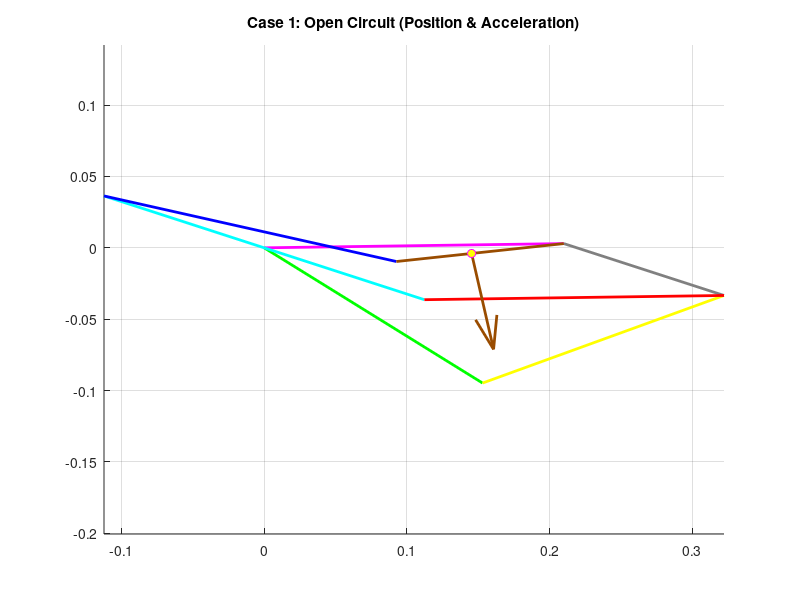
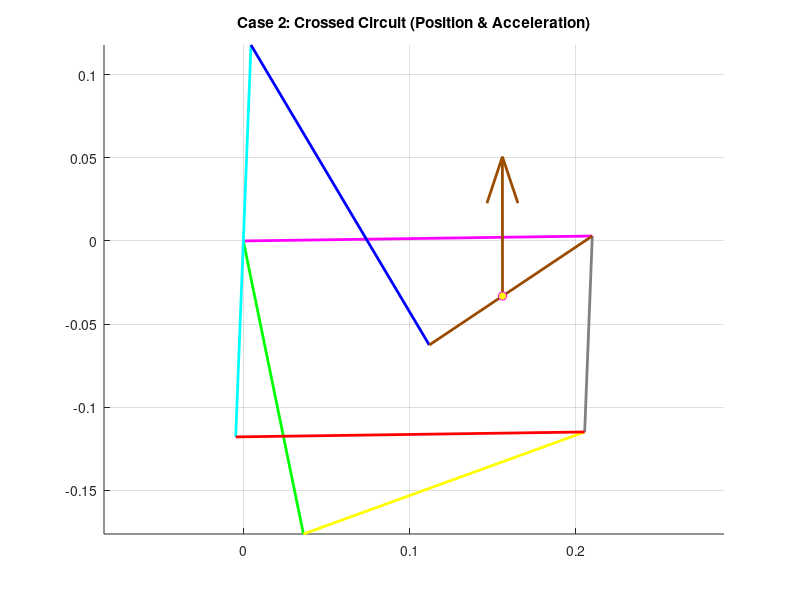

Here is the MATLAB script that generated these plots, in order:
clear all
close all
clc

% ==========================================
% SECTION 1: PARAMETERS & INPUT
% ==========================================
L1 = 0.210; % Ground (Pink)
L2_Loop1 = 0.180; % Green
L3_Loop1 = 0.180; % Yellow
L4_Shared = 0.118; % Grey

L2_Loop2 = 0.118; % Cyan
L3_Loop2 = 0.210; % Red

L2_Loop3 = 0.118; % Cyan (Extended)
L3_Loop3 = 0.210; % Blue
L4_Loop3 = 0.118; % Brown

d = L1;
offset_deg = 0.81;
offset = deg2rad(offset_deg);

q3d_global = 19.94; 
q3 = deg2rad(q3d_global) - offset;

w_Yellow = -2.2;      % Input Angular Velocity
alpha_Yellow = -0.8;  % Input Angular Acceleration

% ==========================================
% SECTION 2: POSITION ANALYSIS
% ==========================================

% --- LOOP 1 ---
a = L2_Loop1; b = L3_Loop1; c = L4_Shared;
K1=d/b; K2=d/c; K3=(b^2-a^2+c^2+d^2)/(2*b*c); K4=d/a; K5=(c^2-d^2-b^2-a^2)/(2*b*a);
A=cos(q3)-K1-K2*cos(q3)+K3; B=-2*sin(q3); C=K1-(K2+1)*cos(q3)+K3;
D=cos(q3)-K1+K4*cos(q3)+K5; E=-2*sin(q3); F=K1+(K4-1)*cos(q3)+K5;

q4_L1_open = 2*atan((-B - sqrt(B^2 - 4*A*C))/(2*A));
q2_L1_open = 2*atan((-E - sqrt(E^2 - 4*D*F))/(2*D));
q4_L1_cross = 2*atan((-B + sqrt(B^2 - 4*A*C))/(2*A));
q2_L1_cross = 2*atan((-E + sqrt(E^2 - 4*D*F))/(2*D));

% --- LOOP 2 ---
a = L2_Loop2; b = L3_Loop2; c = L4_Shared;
K1_L2=d/c; K2_L2=d/a; K3_L2=(c^2-b^2+a^2+d^2)/(2*c*a); K4_L2=d/b; K5_L2=(a^2-d^2-c^2-b^2)/(2*c*b);

% Case 1 (Open)
q_in_1 = q4_L1_open;
A2_1=cos(q_in_1)-K1_L2-K2_L2*cos(q_in_1)+K3_L2; B2_1=-2*sin(q_in_1); C2_1=K1_L2-(K2_L2+1)*cos(q_in_1)+K3_L2;
D2_1=cos(q_in_1)-K1_L2+K4_L2*cos(q_in_1)+K5_L2; E2_1=-2*sin(q_in_1); F2_1=K1_L2+(K4_L2-1)*cos(q_in_1)+K5_L2;
q2_Cyan_1 = 2*atan((-B2_1 + sqrt(B2_1^2 - 4*A2_1*C2_1))/(2*A2_1)); 
q3_Red_1 = 2*atan((-E2_1 + sqrt(E2_1^2 - 4*D2_1*F2_1))/(2*D2_1));

% Case 2 (Crossed)
q_in_2 = q4_L1_cross;
A2_2=cos(q_in_2)-K1_L2-K2_L2*cos(q_in_2)+K3_L2; B2_2=-2*sin(q_in_2); C2_2=K1_L2-(K2_L2+1)*cos(q_in_2)+K3_L2;
D2_2=cos(q_in_2)-K1_L2+K4_L2*cos(q_in_2)+K5_L2; E2_2=-2*sin(q_in_2); F2_2=K1_L2+(K4_L2-1)*cos(q_in_2)+K5_L2;
q2_Cyan_2 = 2*atan((-B2_2 + sqrt(B2_2^2 - 4*A2_2*C2_2))/(2*A2_2)); 
q3_Red_2 = 2*atan((-E2_2 + sqrt(E2_2^2 - 4*D2_2*F2_2))/(2*D2_2));

% --- LOOP 3 ---
a = L2_Loop3; b = L3_Loop3; c = L4_Loop3;
K1_L3=d/a; K2_L3=d/c; K3_L3=(a^2-b^2+c^2+d^2)/(2*a*c); K4_L3=d/b; K5_L3=(c^2-d^2-a^2-b^2)/(2*a*b);

% Case 1 (Open)
q_in_3_1 = q2_Cyan_1 + pi;
A3_1=cos(q_in_3_1)-K1_L3-K2_L3*cos(q_in_3_1)+K3_L3; B3_1=-2*sin(q_in_3_1); C3_1=K1_L3-(K2_L3+1)*cos(q_in_3_1)+K3_L3;
D3_1=cos(q_in_3_1)-K1_L3+K4_L3*cos(q_in_3_1)+K5_L3; E3_1=-2*sin(q_in_3_1); F3_1=K1_L3+(K4_L3-1)*cos(q_in_3_1)+K5_L3;
q4_Brown_1 = 2*atan((-B3_1 + sqrt(B3_1^2 - 4*A3_1*C3_1))/(2*A3_1));
q3_Blue_1 = 2*atan((-E3_1 + sqrt(E3_1^2 - 4*D3_1*F3_1))/(2*D3_1));

% Case 2 (Crossed)
q_in_3_2 = q2_Cyan_2 + pi;
A3_2=cos(q_in_3_2)-K1_L3-K2_L3*cos(q_in_3_2)+K3_L3; B3_2=-2*sin(q_in_3_2); C3_2=K1_L3-(K2_L3+1)*cos(q_in_3_2)+K3_L3;
D3_2=cos(q_in_3_2)-K1_L3+K4_L3*cos(q_in_3_2)+K5_L3; E3_2=-2*sin(q_in_3_2); F3_2=K1_L3+(K4_L3-1)*cos(q_in_3_2)+K5_L3;
q4_Brown_2 = 2*atan((-B3_2 + sqrt(B3_2^2 - 4*A3_2*C3_2))/(2*A3_2));
q3_Blue_2 = 2*atan((-E3_2 + sqrt(E3_2^2 - 4*D3_2*F3_2))/(2*D3_2));



% ==========================================
% SECTION 3: VELOCITY ANALYSIS
% ==========================================

% --- Loop 1 ---
a=L2_Loop1; b=L3_Loop1; c=L4_Shared;
% Case 1
w_Grey_1 = (b * w_Yellow * sin(q3 - q2_L1_open)) / (c * sin(q4_L1_open - q2_L1_open));
w_Green_1 = (b * w_Yellow * sin(q4_L1_open - q3)) / (a * sin(q4_L1_open - q2_L1_open));
% Case 2
w_Grey_2 = (b * w_Yellow * sin(q3 - q2_L1_cross)) / (c * sin(q4_L1_cross - q2_L1_cross));
w_Green_2 = (b * w_Yellow * sin(q4_L1_cross - q3)) / (a * sin(q4_L1_cross - q2_L1_cross));

% --- Loop 2 ---
a=L2_Loop2; b=L3_Loop2; c=L4_Shared;
% Case 1
w_Cyan_1 = (c * w_Grey_1 * sin(q4_L1_open - q3_Red_1)) / (a * sin(q2_Cyan_1 - q3_Red_1));
w_Red_1 = (c * w_Grey_1 * sin(q4_L1_open - q2_Cyan_1)) / (b * sin(q3_Red_1 - q2_Cyan_1));
% Case 2
w_Cyan_2 = (c * w_Grey_2 * sin(q4_L1_cross - q3_Red_2)) / (a * sin(q2_Cyan_2 - q3_Red_2));
w_Red_2 = (c * w_Grey_2 * sin(q4_L1_cross - q2_Cyan_2)) / (b * sin(q3_Red_2 - q2_Cyan_2));

% --- Loop 3 ---
a=L2_Loop3; b=L3_Loop3; c=L4_Loop3;
% Case 1
w_Brown_1 = (a * w_Cyan_1 * sin(q_in_3_1 - q3_Blue_1)) / (c * sin(q4_Brown_1 - q3_Blue_1));
w_Blue_1 = (a * w_Cyan_1 * sin(q4_Brown_1 - q_in_3_1)) / (b * sin(q4_Brown_1 - q3_Blue_1));
% Case 2
w_Brown_2 = (a * w_Cyan_2 * sin(q_in_3_2 - q3_Blue_2)) / (c * sin(q4_Brown_2 - q3_Blue_2));
w_Blue_2 = (a * w_Cyan_2 * sin(q4_Brown_2 - q_in_3_2)) / (b * sin(q4_Brown_2 - q3_Blue_2));


% ==========================================
% SECTION 5: ACCELERATION ANALYSIS
% ==========================================

% --- Loop 1: Green(2) + Yellow(3) - Grey(4) = 0 ---
a = L2_Loop1; b = L3_Loop1; c = L4_Shared;

% Case 1
A = -a*sin(q2_L1_open); B = c*sin(q4_L1_open);
D = a*cos(q2_L1_open);  E = -c*cos(q4_L1_open);
C_val = a*w_Green_1^2*cos(q2_L1_open) + b*w_Yellow^2*cos(q3) + b*alpha_Yellow*sin(q3) - c*w_Grey_1^2*cos(q4_L1_open);
F_val = a*w_Green_1^2*sin(q2_L1_open) + b*w_Yellow^2*sin(q3) - b*alpha_Yellow*cos(q3) - c*w_Grey_1^2*sin(q4_L1_open);

alpha_Green_1 = (C_val*E - B*F_val) / (A*E - B*D);
alpha_Grey_1  = (A*F_val - C_val*D) / (A*E - B*D);

% Case 2
A = -a*sin(q2_L1_cross); B = c*sin(q4_L1_cross);
D = a*cos(q2_L1_cross);  E = -c*cos(q4_L1_cross);
C_val = a*w_Green_2^2*cos(q2_L1_cross) + b*w_Yellow^2*cos(q3) + b*alpha_Yellow*sin(q3) - c*w_Grey_2^2*cos(q4_L1_cross);
F_val = a*w_Green_2^2*sin(q2_L1_cross) + b*w_Yellow^2*sin(q3) - b*alpha_Yellow*cos(q3) - c*w_Grey_2^2*sin(q4_L1_cross);

alpha_Green_2 = (C_val*E - B*F_val) / (A*E - B*D);
alpha_Grey_2  = (A*F_val - C_val*D) / (A*E - B*D);


% --- Loop 2: Cyan(2) + Red(3) - Grey(4) = 0 ---
a = L2_Loop2; b = L3_Loop2; c = L4_Shared;

% Case 1
A = -a*sin(q2_Cyan_1); B = -b*sin(q3_Red_1);
D = a*cos(q2_Cyan_1);  E = b*cos(q3_Red_1);
C_val = a*w_Cyan_1^2*cos(q2_Cyan_1) + b*w_Red_1^2*cos(q3_Red_1) - c*w_Grey_1^2*cos(q4_L1_open) - c*alpha_Grey_1*sin(q4_L1_open);
F_val = a*w_Cyan_1^2*sin(q2_Cyan_1) + b*w_Red_1^2*sin(q3_Red_1) - c*w_Grey_1^2*sin(q4_L1_open) + c*alpha_Grey_1*cos(q4_L1_open);

alpha_Cyan_1 = (C_val*E - B*F_val) / (A*E - B*D);
alpha_Red_1  = (A*F_val - C_val*D) / (A*E - B*D);

% Case 2
A = -a*sin(q2_Cyan_2); B = -b*sin(q3_Red_2);
D = a*cos(q2_Cyan_2);  E = b*cos(q3_Red_2);
C_val = a*w_Cyan_2^2*cos(q2_Cyan_2) + b*w_Red_2^2*cos(q3_Red_2) - c*w_Grey_2^2*cos(q4_L1_cross) - c*alpha_Grey_2*sin(q4_L1_cross);
F_val = a*w_Cyan_2^2*sin(q2_Cyan_2) + b*w_Red_2^2*sin(q3_Red_2) - c*w_Grey_2^2*sin(q4_L1_cross) + c*alpha_Grey_2*cos(q4_L1_cross);

alpha_Cyan_2 = (C_val*E - B*F_val) / (A*E - B*D);
alpha_Red_2  = (A*F_val - C_val*D) / (A*E - B*D);


% --- Loop 3: Cyan(2) + Blue(3) - Brown(4) = 0 ---
a = L2_Loop3; b = L3_Loop3; c = L4_Loop3;

% Case 1
A = -b*sin(q3_Blue_1); B = c*sin(q4_Brown_1);
D = b*cos(q3_Blue_1);  E = -c*cos(q4_Brown_1);
C_val = a*w_Cyan_1^2*cos(q_in_3_1) + a*alpha_Cyan_1*sin(q_in_3_1) + b*w_Blue_1^2*cos(q3_Blue_1) - c*w_Brown_1^2*cos(q4_Brown_1);
F_val = a*w_Cyan_1^2*sin(q_in_3_1) - a*alpha_Cyan_1*cos(q_in_3_1) + b*w_Blue_1^2*sin(q3_Blue_1) - c*w_Brown_1^2*sin(q4_Brown_1);

alpha_Blue_1  = (C_val*E - B*F_val) / (A*E - B*D);
alpha_Brown_1 = (A*F_val - C_val*D) / (A*E - B*D);

% Case 2
A = -b*sin(q3_Blue_2); B = c*sin(q4_Brown_2);
D = b*cos(q3_Blue_2);  E = -c*cos(q4_Brown_2);
C_val = a*w_Cyan_2^2*cos(q_in_3_2) + a*alpha_Cyan_2*sin(q_in_3_2) + b*w_Blue_2^2*cos(q3_Blue_2) - c*w_Brown_2^2*cos(q4_Brown_2);
F_val = a*w_Cyan_2^2*sin(q_in_3_2) - a*alpha_Cyan_2*cos(q_in_3_2) + b*w_Blue_2^2*sin(q3_Blue_2) - c*w_Brown_2^2*sin(q4_Brown_2);

alpha_Blue_2  = (C_val*E - B*F_val) / (A*E - B*D);
alpha_Brown_2 = (A*F_val - C_val*D) / (A*E - B*D);




% ==========================================
% SECTION 6: VECTORS & PLOTTING
% ==========================================
RO4O2 = L1*exp(1i*offset);
RO4O2x = real(RO4O2); RO4O2y = imag(RO4O2);


% --- Calculate Vectors ---
% Case 1
A_Green_1 = (1i*alpha_Green_1*L2_Loop1 - L2_Loop1*w_Green_1^2) * exp(1i*(q2_L1_open+offset));
A_Yellow_Rel_1 = (1i*alpha_Yellow*L3_Loop1 - L3_Loop1*w_Yellow^2) * exp(1i*(q3+offset));
A_Grey_1 = (1i*alpha_Grey_1*L4_Shared - L4_Shared*w_Grey_1^2) * exp(1i*(q4_L1_open+offset));
A_Cyan_1 = (1i*alpha_Cyan_1*L2_Loop2 - L2_Loop2*w_Cyan_1^2) * exp(1i*(q2_Cyan_1+offset));
A_Red_Rel_1 = (1i*alpha_Red_1*L3_Loop2 - L3_Loop2*w_Red_1^2) * exp(1i*(q3_Red_1+offset));
A_Cyan_Up_1 = (1i*alpha_Cyan_1*L2_Loop3 - L2_Loop3*w_Cyan_1^2) * exp(1i*(q_in_3_1+offset));
A_Blue_Rel_1 = (1i*alpha_Blue_1*L3_Loop3 - L3_Loop3*w_Blue_1^2) * exp(1i*(q3_Blue_1+offset));
A_Brown_1 = (1i*alpha_Brown_1*L4_Loop3 - L4_Loop3*w_Brown_1^2) * exp(1i*(q4_Brown_1+offset));

% Case 2
A_Green_2 = (1i*alpha_Green_2*L2_Loop1 - L2_Loop1*w_Green_2^2) * exp(1i*(q2_L1_cross+offset));
A_Yellow_Rel_2 = (1i*alpha_Yellow*L3_Loop1 - L3_Loop1*w_Yellow^2) * exp(1i*(q3+offset));
A_Grey_2 = (1i*alpha_Grey_2*L4_Shared - L4_Shared*w_Grey_2^2) * exp(1i*(q4_L1_cross+offset));
A_Cyan_2 = (1i*alpha_Cyan_2*L2_Loop2 - L2_Loop2*w_Cyan_2^2) * exp(1i*(q2_Cyan_2+offset));
A_Red_Rel_2 = (1i*alpha_Red_2*L3_Loop2 - L3_Loop2*w_Red_2^2) * exp(1i*(q3_Red_2+offset));
A_Cyan_Up_2 = (1i*alpha_Cyan_2*L2_Loop3 - L2_Loop3*w_Cyan_2^2) * exp(1i*(q_in_3_2+offset));
A_Blue_Rel_2 = (1i*alpha_Blue_2*L3_Loop3 - L3_Loop3*w_Blue_2^2) * exp(1i*(q3_Blue_2+offset));
A_Brown_2 = (1i*alpha_Brown_2*L4_Loop3 - L4_Loop3*w_Brown_2^2) * exp(1i*(q4_Brown_2+offset));

% ==========================================
% SECTION 8: ACCELERATION AT POINT P
% ==========================================
% Point P is on Brown Link, 65mm from O4
L_P = 0.065; 

% Case 1
R_P_1 = RO4O2 + L_P * exp(1i * (q4_Brown_1 + offset));
A_P_1 = (1i * alpha_Brown_1 * L_P - L_P * w_Brown_1^2) * exp(1i * (q4_Brown_1 + offset));

% Case 2
R_P_2 = RO4O2 + L_P * exp(1i * (q4_Brown_2 + offset));
A_P_2 = (1i * alpha_Brown_2 * L_P - L_P * w_Brown_2^2) * exp(1i * (q4_Brown_2 + offset));

disp('======================================');
disp('   ACCELERATION AT POINT P (m/s^2)');
disp('======================================');
disp('--- CASE 1 (OPEN) ---');
disp(['  Ax_P: ', num2str(real(A_P_1))]);
disp(['  Ay_P: ', num2str(imag(A_P_1))]);
disp(['  Mag_P: ', num2str(abs(A_P_1))]);
disp(' ');
disp('--- CASE 2 (CROSSED) ---');
disp(['  Ax_P: ', num2str(real(A_P_2))]);
disp(['  Ay_P: ', num2str(imag(A_P_2))]);
disp(['  Mag_P: ', num2str(abs(A_P_2))]);


% --- PLOT CASE 1 ---
figure(1); hold on; title('Case 1: Open Circuit (Position & Acceleration)');
% 1. Plot Mechanism (Position) - Explicitly drawing lines
R_Green = L2_Loop1*exp(1i*(q2_L1_open+offset));
R_Grey = L4_Shared*exp(1i*(q4_L1_open+offset));
R_Cyan = L2_Loop2*exp(1i*(q2_Cyan_1+offset));
R_Cyan_Up = L2_Loop3*exp(1i*(q_in_3_1+offset));
R_Brown = L4_Loop3*exp(1i*(q4_Brown_1+offset));

% Loop 1
plot([0 RO4O2x], [0 RO4O2y], 'm-', 'LineWidth', 2); % Ground
plot([0 real(R_Green)], [0 imag(R_Green)], 'g-', 'LineWidth', 2); % Green
plot([real(R_Green) real(R_Grey)+RO4O2x], [imag(R_Green) imag(R_Grey)+RO4O2y], 'y-', 'LineWidth', 2); % Yellow
plot([RO4O2x real(R_Grey)+RO4O2x], [RO4O2y imag(R_Grey)+RO4O2y], 'Color', [0.5 0.5 0.5], 'LineWidth', 2); % Grey
% Loop 2
plot([0 real(R_Cyan)], [0 imag(R_Cyan)], 'c-', 'LineWidth', 2); % Cyan
plot([real(R_Cyan) real(R_Grey)+RO4O2x], [imag(R_Cyan) imag(R_Grey)+RO4O2y], 'r-', 'LineWidth', 2); % Red
% Loop 3
plot([0 real(R_Cyan_Up)], [0 imag(R_Cyan_Up)], 'c-', 'LineWidth', 2); % Cyan Up
plot([real(R_Cyan_Up) real(R_Brown)+RO4O2x], [imag(R_Cyan_Up) imag(R_Brown)+RO4O2y], 'b-', 'LineWidth', 2); % Blue
plot([RO4O2x real(R_Brown)+RO4O2x], [RO4O2y imag(R_Brown)+RO4O2y], 'Color', [0.6 0.3 0], 'LineWidth', 2); % Brown



% Plot Point P
quiver(real(R_P_1), imag(R_P_1), real(A_P_1)/80, imag(A_P_1)/80, 0, 'Color', [0.6 0.3 0], 'LineWidth', 2);
plot(real(R_P_1), imag(R_P_1), 'mo', 'MarkerFaceColor', 'y');
axis equal; grid on;

% --- PLOT CASE 2 ---
figure(2); hold on; title('Case 2: Crossed Circuit (Position & Acceleration)');
R_Green_2 = L2_Loop1*exp(1i*(q2_L1_cross+offset));
R_Grey_2 = L4_Shared*exp(1i*(q4_L1_cross+offset));
R_Cyan_2 = L2_Loop2*exp(1i*(q2_Cyan_2+offset));
R_Cyan_Up_2 = L2_Loop3*exp(1i*(q_in_3_2+offset));
R_Brown_2 = L4_Loop3*exp(1i*(q4_Brown_2+offset));

% Loop 1
plot([0 RO4O2x], [0 RO4O2y], 'm-', 'LineWidth', 2);
plot([0 real(R_Green_2)], [0 imag(R_Green_2)], 'g-', 'LineWidth', 2);
plot([real(R_Green_2) real(R_Grey_2)+RO4O2x], [imag(R_Green_2) imag(R_Grey_2)+RO4O2y], 'y-', 'LineWidth', 2);
plot([RO4O2x real(R_Grey_2)+RO4O2x], [RO4O2y imag(R_Grey_2)+RO4O2y], 'Color', [0.5 0.5 0.5], 'LineWidth', 2);
% Loop 2
plot([0 real(R_Cyan_2)], [0 imag(R_Cyan_2)], 'c-', 'LineWidth', 2);
plot([real(R_Cyan_2) real(R_Grey_2)+RO4O2x], [imag(R_Cyan_2) imag(R_Grey_2)+RO4O2y], 'r-', 'LineWidth', 2);
% Loop 3
plot([0 real(R_Cyan_Up_2)], [0 imag(R_Cyan_Up_2)], 'c-', 'LineWidth', 2);
plot([real(R_Cyan_Up_2) real(R_Brown_2)+RO4O2x], [imag(R_Cyan_Up_2) imag(R_Brown_2)+RO4O2y], 'b-', 'LineWidth', 2);
plot([RO4O2x real(R_Brown_2)+RO4O2x], [RO4O2y imag(R_Brown_2)+RO4O2y], 'Color', [0.6 0.3 0], 'LineWidth', 2);



% Plot Point P
quiver(real(R_P_2), imag(R_P_2), real(A_P_2)/80, imag(A_P_2)/80, 0, 'Color', [0.6 0.3 0], 'LineWidth', 2);
plot(real(R_P_2), imag(R_P_2), 'mo', 'MarkerFaceColor', 'y');
axis equal; grid on;
